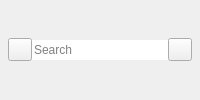
        <widget class="QWidget" name="pSearch">
         <layout class="QHBoxLayout" name="pSearchLayout" stretch="0,0,0">
          <property name="spacing">
           <number>0</number>
          </property>
          <property name="leftMargin">
           <number>8</number>
          </property>
          <property name="topMargin">
           <number>0</number>
          </property>
          <property name="rightMargin">
           <number>8</number>
          </property>
          <property name="bottomMargin">
           <number>0</number>
          </property>
          <item>
           <widget class="QToolButton" name="tSearchIcon">
            <property name="sizePolicy">
             <sizepolicy hsizetype="Fixed" vsizetype="Fixed">
              <horstretch>0</horstretch>
              <verstretch>0</verstretch>
             </sizepolicy>
            </property>
            <property name="icon">
             <iconset theme="search_ico" resource="../../../gui/Resources_win.qrc">
              <normaloff>:/images/transfer_manager/sidebar/search_ico_default.png</normaloff>:/images/transfer_manager/sidebar/search_ico_default.png</iconset>
            </property>
            <property name="checkable">
             <bool>true</bool>
            </property>
           </widget>
          </item>
          <item>
           <widget class="QLineEdit" name="leSearchField">
            <property name="sizePolicy">
             <sizepolicy hsizetype="Preferred" vsizetype="Fixed">
              <horstretch>0</horstretch>
              <verstretch>0</verstretch>
             </sizepolicy>
            </property>
            <property name="text">
             <string/>
            </property>
            <property name="frame">
             <bool>false</bool>
            </property>
            <property name="placeholderText">
             <string>Search</string>
            </property>
           </widget>
          </item>
          <item>
           <widget class="QToolButton" name="tSearchCancel">
            <property name="cursor">
             <cursorShape>PointingHandCursor</cursorShape>
            </property>
            <property name="icon">
             <iconset theme="delete_search_ico" resource="../../../gui/Resources_win.qrc">
              <normaloff>:/images/transfer_manager/sidebar/delete_search_ico_default.png</normaloff>:/images/transfer_manager/sidebar/delete_search_ico_default.png</iconset>
            </property>
            <property name="default_icon" stdset="0">
             <string notr="true">qrc:/images/transfer_manager/sidebar/delete_search_ico_default.png</string>
            </property>
           </widget>
          </item>
         </layout>
        </widget>
